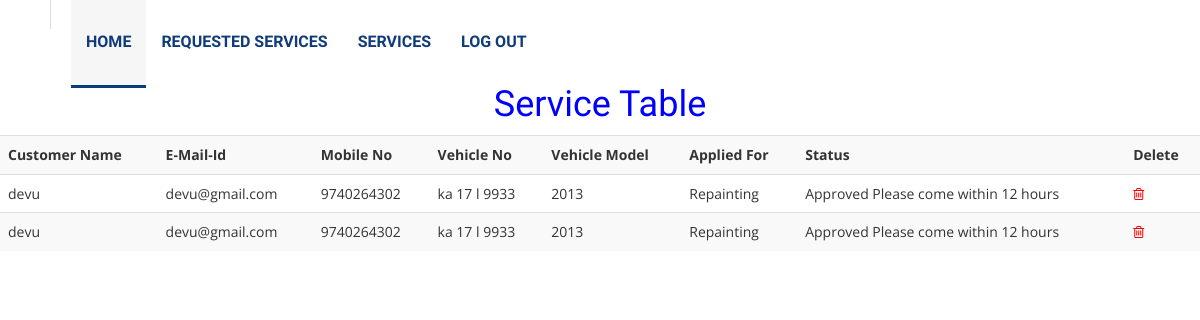
Page /admin/appliedservices.php on the committed database.
### tables this page shows
CREATE TABLE IF NOT EXISTS `tbl_applied_service` (
  `ap_id` int(10) NOT NULL AUTO_INCREMENT,
  `email` varchar(20) NOT NULL,
  `mobileno` varchar(12) NOT NULL,
  `applied_for` varchar(11) NOT NULL,
  `status` varchar(50) NOT NULL DEFAULT 'waiting',
  PRIMARY KEY (`ap_id`)
);

CREATE TABLE IF NOT EXISTS `tbl_apointment` (
  `fname` varchar(50) NOT NULL,
  `email` varchar(20) NOT NULL,
  `mobile` varchar(12) NOT NULL,
  `vno` varchar(20) NOT NULL,
  `vmodel` varchar(25) NOT NULL,
  `voname` varchar(25) NOT NULL,
  `rid` int(10) NOT NULL AUTO_INCREMENT,
  PRIMARY KEY (`email`),
  UNIQUE KEY `rid` (`rid`)
);

### admin/appliedservices.php (the view, shortened to what this page needs)
<?php include('header.php'); ?>
  <center><h1><font color="blue">Service Table</font></h1></center>
  <center>
    <?php
                $qry=("select * from tbl_applied_service,tbl_apointment where tbl_applied_service.email=tbl_apointment.email");
                $sql= mysql_query($qry) or die (mysql_error());
				?>
				<table width="100%" style="padding:10px;" class="table table-hover table-striped">
                <tr><th>Customer Name</th><th>E-Mail-Id</th><th>Mobile No</th><th>Vehicle No</th><th>Vehicle Model</th><th>Applied For</th><th>Status</th><th>Delete</th>
                <?php
                while($row= mysql_fetch_array($sql))
                   {
						$ap_id=$row['ap_id'];
                        $fname=$row['fname'];
                        $email=$row['email'];
                        $mobile=$row['mobile'];
                        $vno=$row['vno'];
                        $vmodel=$row['vmodel'];
						$applied_for=$row['applied_for'];
						$status=$row['status'];
                  ?>
                <tr><td><?php echo $fname; ?> </td><td><?php echo $email; ?> </td><td><?php echo $mobile; ?></td><td><?php echo $vno; ?> </td><td><?php echo $vmodel; ?></td><td><?php echo $applied_for; ?> </td>
                 <td>
                <?php
					if($status=="waiting"){
					echo "<a class='confirmation' style='color:red;' href=\"appointment_status.php?ap_id=".$ap_id."\">"."$status</a>"; }
					else{	echo $status;}
					?></td>
              <td>
                <?php echo "<a class='confirmation' style='color:red;' href=\"delete_appointment.php?ap_id=".$ap_id."\">"."   <i class='fa fa-trash-o'></i>  </a>"; ?></td>
                </tr>
                 <?php } ?>
  </body>
</html>

### admin/header.php (shortened to what this page needs)
<!DOCTYPE html>
<html lang="en">
  <head>
    <link href="css/styles.css" rel="stylesheet">
  </head>
  <body>
    <div id="page" class="hfeed site">
    	<header id="masthead" class="site-header navbar-fixed-top">
            <div class="header-navigation">
                <div class="container-fluid">
                    <div class="row">
                        <div class="logo navbar-brand">
				        </div>
				        <nav id="primary-navigation" class="site-navigation navbar-collapse collapse" role="navigation">
				        	<div class="nav-menu">
    							<ul class="menu">
    								<li class="active"><a href="index.php">Home</a></li>
                                    <li><a href="appliedservices.php">Requested Services</a></li>
    								<li><a href="addNewService.php">Services</a></li>
    								<li><a href="logout.php">Log Out</a>
    								</li>
    						    </ul>
                            </div>
                        </nav>
                    </div>
                </div>
            </div>
        </header>

### rows in the picture
tbl_applied_service: tbl_apointment.fname "devu", tbl_apointment.email "devu@gmail.com", tbl_apointment.mobile "9740264302", tbl_apointment.vno "ka 17 l 9933", tbl_apointment.vmodel "2013", applied_for "Repainting", status "Approved Please come within 12 hours"
tbl_applied_service: tbl_apointment.fname "devu", tbl_apointment.email "devu@gmail.com", tbl_apointment.mobile "9740264302", tbl_apointment.vno "ka 17 l 9933", tbl_apointment.vmodel "2013", applied_for "Repainting", status "Approved Please come within 12 hours"
